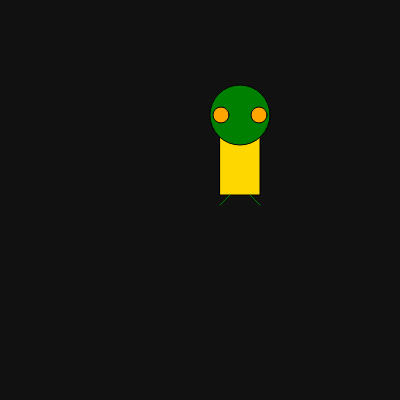
Frame 1 (no input)
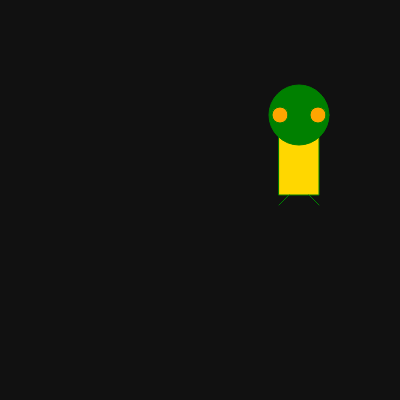
Frame 60 (no input)
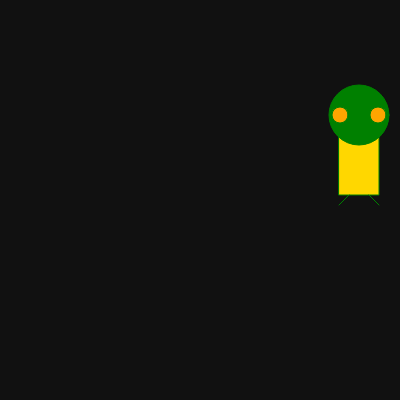
Frame 120 (the mouse pressed at the canvas centre since frame 60)

The p5.js sketch that drew these frames (run headless with seeded random() and noise() and a simulated clock; from frame 60 on, the mouse is pressed at the canvas centre):

// p5.js sketch
// ── sketch.js
// How to declare variables not War :)
// Also some OOP concepts covered in the video

var move = {x:0} ;

function setup(){
    
    createCanvas(400,400);
    
}

function draw(){
    
    background('#111');
    ellipseMode(CENTER);
    rectMode(CENTER);
    
    fill('gold');
    rect(240+move.x,145,40,100);
    
    fill('green');
    ellipse(240+move.x,115,60,60);
    
    fill('orange');
    ellipse(221+move.x,115,16,16);
    ellipse(259+move.x,115,16,16);
    
    stroke('green');
    line(230+move.x,195,220+move.x,205);
    line(250+move.x,195,260+move.x,205);

    move.x = move.x+1;
}
